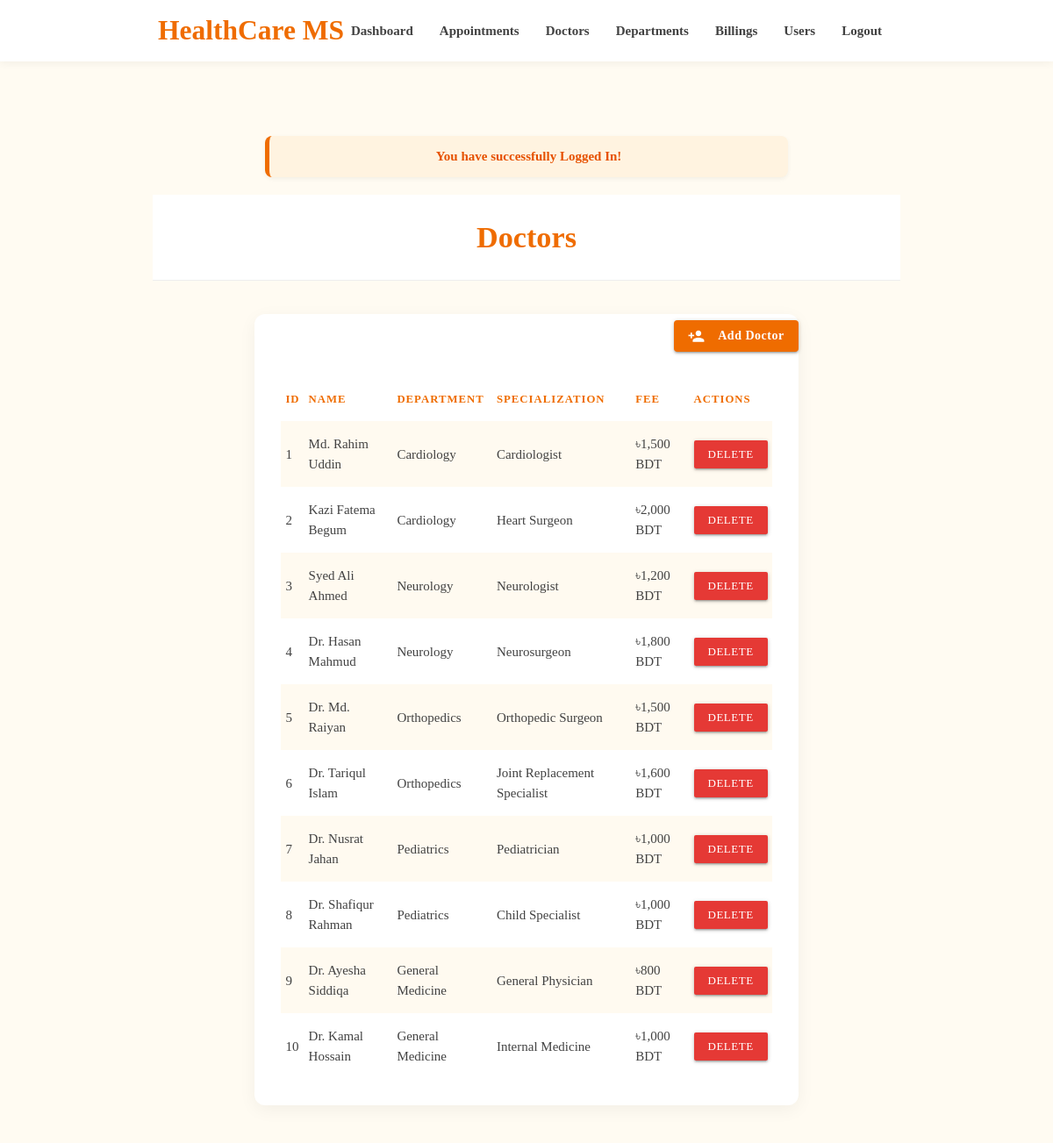
The page /admin/doctor-list.php (signed in) on the database as committed earlier.
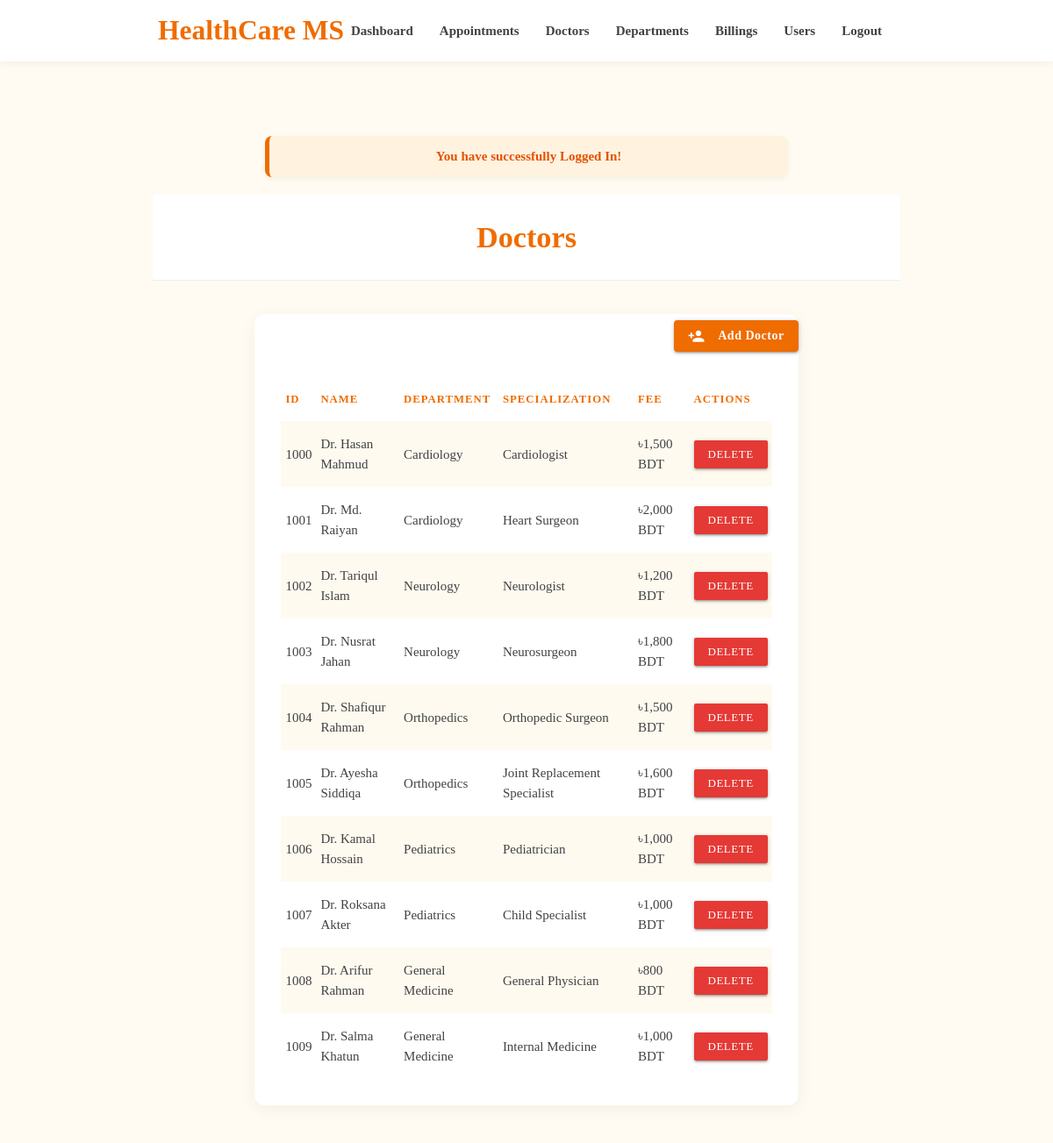
The same page on the database as committed later.
### tables this page shows
CREATE TABLE `doctors` (
    `id` int(11) NOT NULL,
    `dept_id` int(11) NOT NULL,
    `image` varchar(250) NOT NULL DEFAULT 'default-doctor.jpg',
    `specialization` varchar(250) NOT NULL,
    `fee` int(11) NOT NULL,
    `available_start` varchar(20) NOT NULL DEFAULT '09:00',
    `available_end` varchar(20) NOT NULL DEFAULT '17:00',
    PRIMARY KEY (`id`),
    CONSTRAINT `fk_doctor_user` FOREIGN KEY (`id`) REFERENCES `users` (`id`) ON DELETE CASCADE ON UPDATE CASCADE,
    CONSTRAINT `fk_doctor_dept` FOREIGN KEY (`dept_id`) REFERENCES `departments` (`id`) ON DELETE RESTRICT ON UPDATE CASCADE
);

CREATE TABLE `users` (
    `id` int(11) NOT NULL,
    `name` varchar(100) NOT NULL,
    `email` varchar(100) NOT NULL,
    `password` varchar(100) NOT NULL,
    `role` enum('patient','doctor') NOT NULL DEFAULT 'patient',
    `timestamp` varchar(100) DEFAULT NULL,
    PRIMARY KEY (`id`),
    UNIQUE KEY `uq_email` (`email`)
);

CREATE TABLE `departments` (
    `id` int(11) NOT NULL AUTO_INCREMENT,
    `dept_name` varchar(250) NOT NULL,
    `short_desc` varchar(250) NOT NULL,
    `long_desc` varchar(500) NOT NULL,
    PRIMARY KEY (`id`)
);

### admin/doctor-list.php (the view, shortened to what this page needs)
<?php
require_once('../backends/connection-pdo.php');
$sql = "SELECT d.*, u.name, u.email, dept.dept_name
        FROM doctors d
        JOIN users u ON d.id = u.id
        JOIN departments dept ON d.dept_id = dept.id
        ORDER BY d.id ASC";
$query = $pdoconn->prepare($sql);
$query->execute();
$doctors = $query->fetchAll(PDO::FETCH_ASSOC);
?>
<?php require('layout/header.php'); ?>
<?php require('layout/topnav.php'); ?>
<?php require('layout/left-sidebar-short.php'); ?>
<?php
if (isset($_SESSION['msg'])) {
    echo '<div class="container" style="margin-top: 20px;"><div class="admin-alert">'.$_SESSION['msg'].'</div></div>';
}
?>
<div class="section admin-theme-bg center" style="margin-top: 20px;">
    <h4>Doctors</h4>
</div>
<div class="container" style="margin-top: 30px; margin-bottom: 50px;">
    <div class="row">
        <div class="col s12">
            <div class="section right" style="margin-bottom: 15px;">
                <a href="doctor-add.php" class="waves-effect waves-light btn admin-btn"><i class="material-icons left">person_add</i>Add Doctor</a>
            </div>
            <div class="card">
                <div class="card-content">
                    <table class="striped highlight responsive-table">
                        <thead>
                            <tr>
                                <th>ID</th>
                                <th>Name</th>
                                <th>Department</th>
                                <th>Specialization</th>
                                <th>Fee</th>
                                <th>Actions</th>
                            </tr>
                        </thead>
                        <tbody>
                            <?php if (count($doctors) > 0): ?>
                                <?php foreach ($doctors as $doc): ?>
                                    <tr>
                                        <td><?php echo $doc['id']; ?></td>
                                        <td><?php echo htmlspecialchars($doc['name']); ?></td>
                                        <td><?php echo htmlspecialchars($doc['dept_name']); ?></td>
                                        <td><?php echo htmlspecialchars($doc['specialization']); ?></td>
                                        <td>৳<?php echo number_format($doc['fee']); ?> BDT</td>
                                        <td>
                                            <a href="../backends/delete-record.php?type=doctor&id=<?php echo $doc['id']; ?>" class="btn-small red darken-1">Delete</a>
                                        </td>
                                    </tr>
                                <?php endforeach; ?>
                            <?php else: ?>
                                <tr>
                                    <td colspan="6" class="center">No doctors found.</td>
                                </tr>
                            <?php endif; ?>
                        </tbody>
                    </table>
                </div>
            </div>
        </div>
    </div>
</div>
<?php require('layout/footer.php'); ?>

### admin/layout/header.php (shortened to what this page needs)
<!DOCTYPE html>
<html lang="en">
<head>
    <link rel="stylesheet" href="../css/form-style.css">
    <link rel="stylesheet" href="https://cdnjs.cloudflare.com/ajax/libs/materialize/1.0.0/css/materialize.css">
    <link rel="stylesheet" href="../css/healthcare-theme.css">
</head>
<body>

### admin/layout/topnav.php (shortened to what this page needs)
<div class="col s12" id="topnav">
    <nav>
        <div class="nav-wrapper container">
            <a href="dashboard.php" class="brand-logo">HealthCare MS</a>
            <ul class="right hide-on-med-and-down">
                <li><a href="dashboard.php">Dashboard</a></li>
                <li><a href="appointment-list.php">Appointments</a></li>
                <li><a href="doctor-list.php">Doctors</a></li>
                <li><a href="department-list.php">Departments</a></li>
                <li><a href="billing-list.php">Billings</a></li>
                <li><a href="user-list.php">Users</a></li>
                <li><a href="logout.php" class="admin-theme-text" style="font-weight: bold;">Logout</a></li>
            </ul>
        </div>
    </nav>

### admin/layout/left-sidebar-short.php (shortened to what this page needs)
<div class="container">
    <div class="row maincontent">
        <div class="col s12 center">

### admin/layout/footer.php (shortened to what this page needs)
					</div>
				</div>
		</div>
			</div>
</body>
</html>

### css/form-style.css (style rules this page uses)
body { background: #ee6e73; font-family: "Roboto", sans-serif; -webkit-font-smoothing: antialiased; -moz-osx-font-smoothing: grayscale; }
.btn, .btn:active, .btn:hover { background: #ee6e73 !important; width: 100%; }
.row { margin-bottom: 0 !important; }
.col { padding: 0 !important; }
.maincontent { margin-top: 45px; padding: 20px 5px; }

### css/healthcare-theme.css (style rules this page uses)
:root { --primary: #6b9080; --primary-dark: #4a6a5c; --primary-light: #8ca699; --bg-light: #f4f7f6; }
body { background-color: var(--bg-light); }
.brand-logo, .nav-wrapper a { color: var(--primary-dark) !important; }
.btn, .btn-large, .btn-small { background-color: var(--primary) !important; }

### admin/layout/header.php (style rules this page uses)
:root { --admin-primary: #ef6c00; --admin-primary-light: #ff9800; --admin-accent: #ffcc80; --admin-bg: #fffbf2; --admin-card-bg: #ffffff; --admin-text: #424242; }
body { background-color: var(--admin-bg); color: var(--admin-text); font-family: 'Bree Serif', serif; }
.admin-theme-bg { background: var(--admin-primary) !important; }
.admin-theme-text { color: var(--admin-primary) !important; }
.admin-btn { background: var(--admin-primary) !important; border-radius: 4px; text-transform: none; font-weight: 600; }
nav { background-color: white !important; box-shadow: 0 2px 10px rgba(0,0,0,0.05) !important; height: 70px; line-height: 70px; }
nav .nav-wrapper a { color: var(--admin-primary) !important; font-weight: 600; }
nav .nav-wrapper ul li a { color: var(--admin-text) !important; transition: 0.3s; }
.section.admin-theme-bg { background: white !important; color: var(--admin-primary) !important; padding: 30px 0 !important; border-bottom: 1px solid #eee; }
.section.admin-theme-bg h4 { margin: 0; font-weight: 700; color: var(--admin-primary); }
.admin-alert { padding: 12px 20px; margin: 10px 0; border-radius: 8px; background: #fff3e0; border-left: 5px solid var(--admin-primary); color: #e65100; font-weight: 600; box-shadow: 0 2px 5px rgba(0,0,0,0.05); }
.card { border-radius: 12px; box-shadow: 0 5px 20px rgba(0,0,0,0.05); border: none; }
.card-content { padding: 30px !important; }
table.striped > tbody > tr:nth-child(odd) { background-color: #fffaf0; }
th { color: var(--admin-primary); text-transform: uppercase; font-size: 0.85rem; letter-spacing: 1px; }
#topnav { width: 100% !important; margin-left: 0 !important; }

Rows that differ between the two databases and show on the page:
removed doctors: id "1", users.name "Md. Rahim Uddin", departments.dept_name "Cardiology", specialization "Cardiologist", fee "1,500"
removed doctors: id "2", users.name "Kazi Fatema Begum", departments.dept_name "Cardiology", specialization "Heart Surgeon", fee "2,000"
removed doctors: id "3", users.name "Syed Ali Ahmed", departments.dept_name "Neurology", specialization "Neurologist", fee "1,200"
removed doctors: id "4", users.name "Dr. Hasan Mahmud", departments.dept_name "Neurology", specialization "Neurosurgeon", fee "1,800"
removed doctors: id "5", users.name "Dr. Md. Raiyan", departments.dept_name "Orthopedics", specialization "Orthopedic Surgeon", fee "1,500"
removed doctors: id "6", users.name "Dr. Tariqul Islam", departments.dept_name "Orthopedics", specialization "Joint Replacement Specialist", fee "1,600"
removed doctors: id "7", users.name "Dr. Nusrat Jahan", departments.dept_name "Pediatrics", specialization "Pediatrician", fee "1,000"
removed doctors: id "8", users.name "Dr. Shafiqur Rahman", departments.dept_name "Pediatrics", specialization "Child Specialist", fee "1,000"
removed doctors: id "9", users.name "Dr. Ayesha Siddiqa", departments.dept_name "General Medicine", specialization "General Physician", fee "800"
removed doctors: id "10", users.name "Dr. Kamal Hossain", departments.dept_name "General Medicine", specialization "Internal Medicine", fee "1,000"
added doctors: id "1000", id.name "Dr. Hasan Mahmud", dept.dept_name "Cardiology", specialization "Cardiologist", fee "1,500"
added doctors: id "1001", id.name "Dr. Md. Raiyan", dept.dept_name "Cardiology", specialization "Heart Surgeon", fee "2,000"
added doctors: id "1002", id.name "Dr. Tariqul Islam", dept.dept_name "Neurology", specialization "Neurologist", fee "1,200"
added doctors: id "1003", id.name "Dr. Nusrat Jahan", dept.dept_name "Neurology", specialization "Neurosurgeon", fee "1,800"
added doctors: id "1004", id.name "Dr. Shafiqur Rahman", dept.dept_name "Orthopedics", specialization "Orthopedic Surgeon", fee "1,500"
added doctors: id "1005", id.name "Dr. Ayesha Siddiqa", dept.dept_name "Orthopedics", specialization "Joint Replacement Specialist", fee "1,600"
added doctors: id "1006", id.name "Dr. Kamal Hossain", dept.dept_name "Pediatrics", specialization "Pediatrician", fee "1,000"
added doctors: id "1007", id.name "Dr. Roksana Akter", dept.dept_name "Pediatrics", specialization "Child Specialist", fee "1,000"
added doctors: id "1008", id.name "Dr. Arifur Rahman", dept.dept_name "General Medicine", specialization "General Physician", fee "800"
added doctors: id "1009", id.name "Dr. Salma Khatun", dept.dept_name "General Medicine", specialization "Internal Medicine", fee "1,000"
